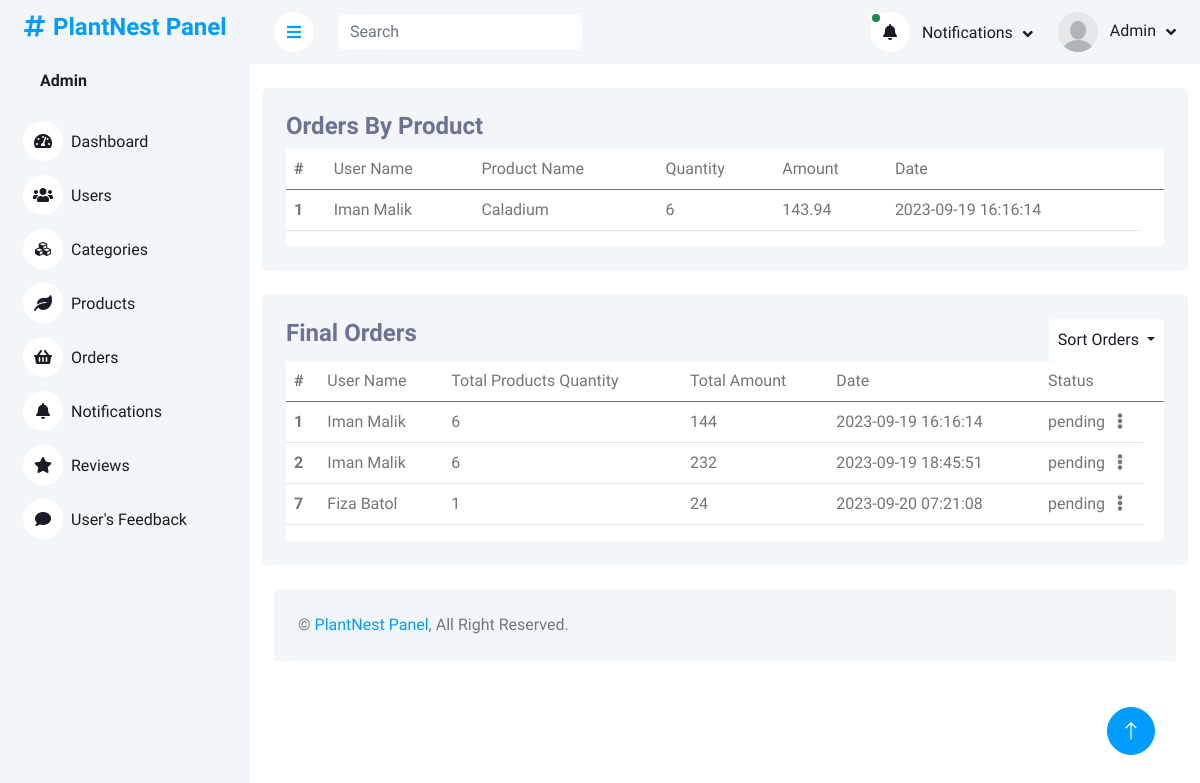
Page /plantnest/adminPanel/orders.php (signed in) on the earlier database version.
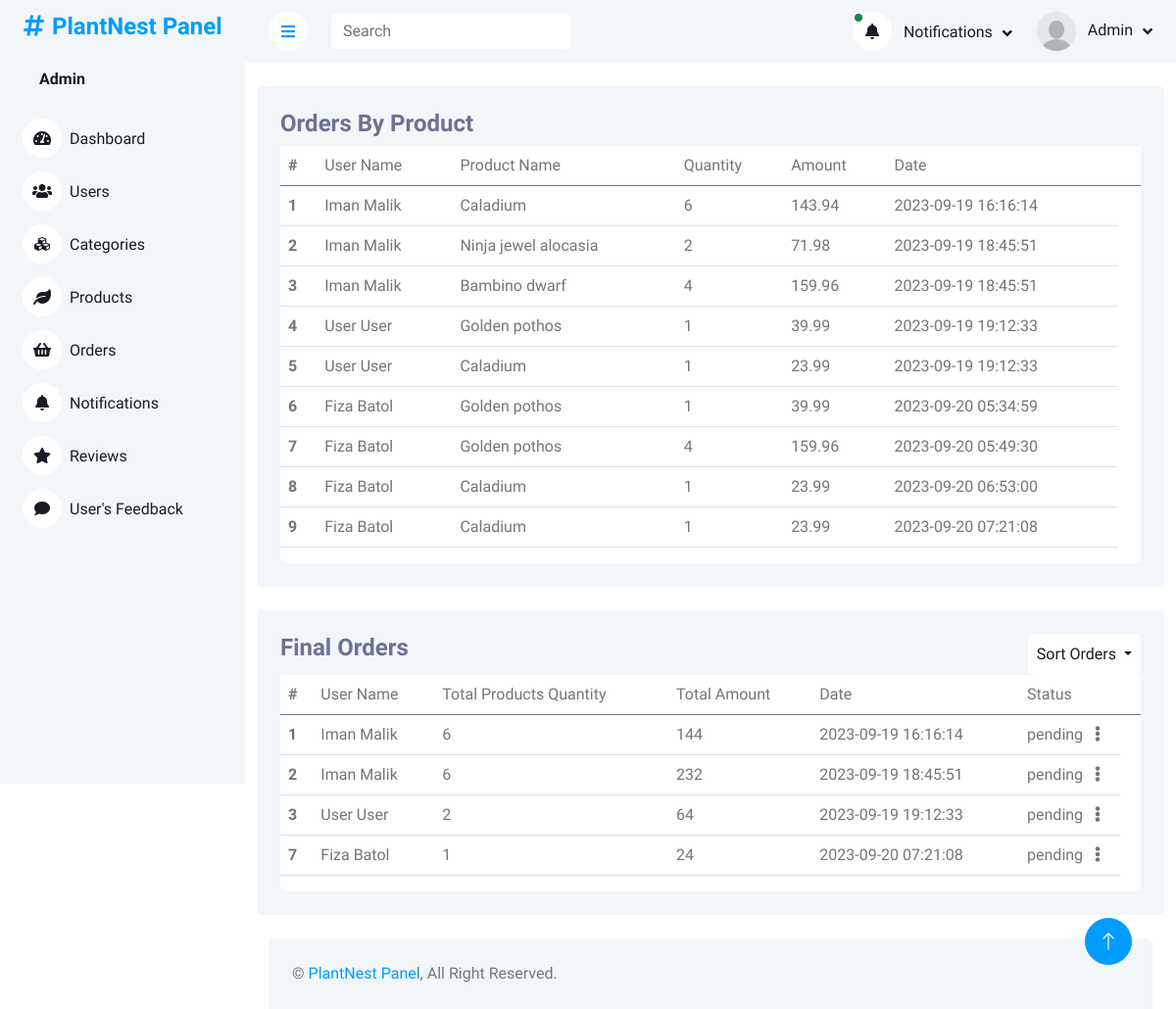
Same page on the later database version.
### tables this page shows
CREATE TABLE `orders` (
  `orderID` int(11) NOT NULL,
  `userID` int(11) DEFAULT NULL,
  `productID` int(11) DEFAULT NULL,
  `productQuantity` varchar(225) DEFAULT NULL,
  `totalAmount` varchar(225) DEFAULT NULL,
  `date` timestamp NOT NULL DEFAULT current_timestamp() ON UPDATE current_timestamp()
);

CREATE TABLE `users` (
  `userID` int(11) NOT NULL,
  `firstName` varchar(225) DEFAULT NULL,
  `lastName` varchar(225) DEFAULT NULL,
  `userEmail` varchar(225) NOT NULL,
  `userPassword` varchar(225) DEFAULT NULL
);

CREATE TABLE `products` (
  `productID` int(11) NOT NULL,
  `productName` varchar(225) DEFAULT NULL,
  `productDescription` varchar(225) DEFAULT NULL,
  `productPrice` varchar(225) DEFAULT NULL,
  `productImage` varchar(225) DEFAULT NULL,
  `productStock` varchar(255) NOT NULL,
  `categoryID` int(11) DEFAULT NULL
);

CREATE TABLE `final_order` (
  `order_id` int(11) NOT NULL,
  `user_id` int(11) NOT NULL,
  `fullName` varchar(225) DEFAULT NULL,
  `phone` int(11) DEFAULT NULL,
  `city` varchar(225) DEFAULT NULL,
  `userState` varchar(225) DEFAULT NULL,
  `zipCode` int(8) DEFAULT NULL,
  `qty` int(11) NOT NULL,
  `total_price` int(11) NOT NULL,
  `date_of_order` timestamp NOT NULL DEFAULT current_timestamp() ON UPDATE current_timestamp(),
  `orderStatus` enum('pending','approved','rejected') NOT NULL DEFAULT 'pending',
  `billing_address` text NOT NULL,
  `shipping_address` text NOT NULL,
  `payment_method` enum('COD','Card') NOT NULL,
  `card_number` varchar(222) NOT NULL,
  `expiry_date` date DEFAULT NULL,
  `cvv` varchar(32) NOT NULL
);

### plantnest/adminPanel/orders.php (the view, shortened to what the rows shown need)
<?php
include_once('header_admin.php');
?>
<div class="container pt-4">
    <div class="bg-light rounded p-4">
        <div class="row">
            <div class="col-12">
                <div class="bg-white rounded h-100 ">
                    <div class="table-responsive bg- ">
                        <table class="table">
                            <thead>
                                <tr>
                                    <th scope="col">#</th>
                                    <td>User Name</td>
                                    <td>Product Name</td>
                                    <td>Quantity</td>
                                    <td>Amount</td>
                                    <td>Date</td>
                                    <td> </td>
                                </tr>
                            </thead>
                            <tbody>
                                <?php
                                $query = $pdo->query("SELECT * FROM orders INNER JOIN users ON orders.userID = users.userID INNER JOIN  products ON orders.productID =products.productID;");
                                $result = $query->fetchAll(PDO::FETCH_ASSOC);
                                foreach ($result as $row) {
                                    ?>
                                    <tr class="tr-row">
                                        <th scope="row">
                                            <?php echo $row['orderID'] ?>
                                        </th>
                                        <td>
                                            <?php echo ucfirst($row['firstName']) ?>
                                            <?php echo ucfirst($row['lastName']) ?>
                                        </td>
                                        <td>
                                            <?php echo $row['productName'] ?>
                                        </td>
                                        <td>
                                            <?php echo $row['productQuantity'] ?>
                                        </td>
                                        <td>
                                            <?php echo $row['totalAmount'] ?>
                                        </td>
                                        <td>
                                            <?php echo $row['date'] ?>
                                        </td>
                                    </tr>
                                    <?php
                                }
                                ?>
                            </tbody>
                        </table>
                    </div>
                </div>
            </div>
        </div>
    </div>
</div>
<div class="container pt-4">
    <div class="bg-light rounded p-4">
        <div class="row">
            <div class="col-12">
                <div class="bg-white rounded h-100 ">
                    <div class="table-responsive bg- ">
                        <table class="table">
                            <thead>
                                <tr>
                                    <th scope="col">#</th>
                                    <td>User Name</td>
                                    <td>Total Products Quantity</td>
                                    <td>Total Amount</td>
                                    <td>Date</td>
                                    <td>Status </td>
                                    <td> </td>
                                </tr>
                            </thead>
                            <tbody>
                                <?php
                                if (isset($_POST['sort-order-by-name'])) {
                                    $query = $pdo->query("SELECT * FROM final_order INNER JOIN users ON final_order.user_id = users.userID  where orderStatus = 'pending' OR orderStatus = 'approved'; ORDER BY users.firstName ;");
                                    $result = $query->fetchAll(PDO::FETCH_ASSOC);
                                } else if (isset($_POST['sort-order-by-date'])) {
                                    $query = $pdo->query("SELECT * FROM final_order INNER JOIN users ON final_order.user_id = users.userID  where orderStatus = 'pending' OR orderStatus = 'approved' ORDER BY final_order.date_of_order;");
                                    $result = $query->fetchAll(PDO::FETCH_ASSOC);
                                } else {
                                    $query = $pdo->query("SELECT users.*,final_order.*
    FROM users
    INNER JOIN final_order ON final_order.user_id = users.userID where orderStatus = 'pending' OR orderStatus = 'approved';");
                                    $result = $query->fetchAll(PDO::FETCH_ASSOC);
                                }
                                foreach ($result as $row) {
                                    ?>
                                    <tr class="tr-row">
                                        <th scope="row">
                                            <?php echo $row['order_id'] ?>
                                        </th>
                                        <td>
                                            <?php echo ucfirst($row['firstName']) ?>
                                            <?php echo ucfirst($row['lastName']) ?>
                                        </td>
                                        <td>
                                            <?php echo $row['qty'] ?>
                                        </td>
                                        <td>
                                            <?php echo $row['total_price'] ?>
                                        </td>
                                        <td>
                                            <?php echo $row['date_of_order'] ?>
                                        </td>
                                        <?php
                                        if ($row['orderStatus'] === "pending") {
                                            ?>
                                            <td class="d-flex">
                                                <?php echo $row['orderStatus'] ?>
                                                <div class="mx-auto">
                                                    <i class="fa fa-ellipsis-v" data-bs-toggle="dropdown" aria-expanded="false"
                                                        id="dropdownMenuButton" aria-haspopup="true" aria-expanded="false"></i>
                                                </div>
                                            </td>
                                            <?php
                                        } else {
                                            ?>
                                            <td class="d-flex">
                                                <?php echo $row['orderStatus'] ?>
                                            </td>
                                            <?php
                                        }
                                        ?>
                                    </tr>
                                    <?php
                                }
                                ?>
                            </tbody>
                        </table>
                    </div>
                </div>
            </div>
        </div>
    </div>
</div>
<?php
include('footer.php');
?>

### plantnest/adminPanel/header_admin.php (shortened to what the rows shown need)
<?php
include("php/query.php");
?>
<!DOCTYPE html>
<html lang="en">
<head>
    <link href="https://cdnjs.cloudflare.com/ajax/libs/font-awesome/5.10.0/css/all.min.css" rel="stylesheet">
    <link href="https://cdn.jsdelivr.net/npm/bootstrap-icons@1.4.1/font/bootstrap-icons.css" rel="stylesheet">
    <link href="lib/owlcarousel/assets/owl.carousel.min.css" rel="stylesheet">
    <link href="lib/tempusdominus/css/tempusdominus-bootstrap-4.min.css" rel="stylesheet" />
    <link href="css/bootstrap.min.css" rel="stylesheet">
    <link href="css/style.css" rel="stylesheet">
</head>
<body>
    <div class="container-xxl position-relative bg-white d-flex p-0">
        <div class="sidebar pe-4 pb-3">
            <nav class="navbar bg-light navbar-light">
                <div class="d-flex align-items-center ms-4 mb-4">
                    <div class="ms-3">
                    <?php
                                 if(isset($_SESSION['Admin'])){
                                    $admin = $_SESSION['Admin'];
                                  $query = $pdo->prepare("SELECT * FROM admins WHERE adminID = :iD ");
                                  $query->bindParam(':iD',  $admin);
                                  $query->execute();
                                  $result = $query->fetch(PDO::FETCH_ASSOC);
                        ?>
                         <h6 class="mb-0">
                             <span><?php echo ucfirst($result['adminName'])?></span>
                            </h6>
</span>    <?php
                    }
                        ?>
                    </div>
                </div>
            </nav>
        </div>
        <div class="content">
            <nav class="navbar navbar-expand bg-light navbar-light sticky-top px-4 py-0">
                <div class="navbar-nav align-items-center ms-auto">
                    <div class="nav-item dropdown">
                        <a href="#" class="nav-link dropdown-toggle" data-bs-toggle="dropdown">
                        <?php
                                 if(isset($_SESSION['Admin'])){
                                    $admin = $_SESSION['Admin'];
                                  $query = $pdo->prepare("SELECT * FROM admins WHERE adminID = :iD ");
                                  $query->bindParam(':iD', $admin);
                                  $query->execute();
                                  $result = $query->fetch(PDO::FETCH_ASSOC);
                              if($result['adminImage']){
                        ?>
                        <img class="rounded-circle me-lg-2" src="img/<?php echo $result['adminImage'] ?>" alt="" style="width: 40px; height: 40px;">
                            <?php
                              }else if(empty($result['adminImage'])){
                                ?>
                        <img class="rounded-circle me-lg-2" src="img/user.jpg" alt="" style="width: 40px; height: 40px;">
                                <?php
                              }
                            ?>
                                <span class="d-none d-lg-inline-flex">
                                    <?php echo ucfirst($result['adminName']) ?>
                                </span>
                                <?php
                        }
                            ?>
                        </a>
                    </div>
                </div>
            </nav>

Differences in the rows shown:
added orders: orderID "2", userID.firstName "Iman", userID.lastName "Malik", productID.productName "Ninja jewel alocasia", productQuantity "2", totalAmount "71.98", date "2023-09-19 18:45:51"
added orders: orderID "3", userID.firstName "Iman", userID.lastName "Malik", productID.productName "Bambino dwarf", productQuantity "4", totalAmount "159.96", date "2023-09-19 18:45:51"
added orders: orderID "4", userID.firstName "User", userID.lastName "User", productID.productName "Golden pothos", productQuantity "1", totalAmount "39.99", date "2023-09-19 19:12:33"
added orders: orderID "5", userID.firstName "User", userID.lastName "User", productID.productName "Caladium", productQuantity "1", totalAmount "23.99", date "2023-09-19 19:12:33"
added orders: orderID "6", userID.firstName "Fiza", userID.lastName "Batol", productID.productName "Golden pothos", productQuantity "1", totalAmount "39.99", date "2023-09-20 05:34:59"
added orders: orderID "7", userID.firstName "Fiza", userID.lastName "Batol", productID.productName "Golden pothos", productQuantity "4", totalAmount "159.96", date "2023-09-20 05:49:30"
added orders: orderID "8", userID.firstName "Fiza", userID.lastName "Batol", productID.productName "Caladium", productQuantity "1", totalAmount "23.99", date "2023-09-20 06:53:00"
added orders: orderID "9", userID.firstName "Fiza", userID.lastName "Batol", productID.productName "Caladium", productQuantity "1", totalAmount "23.99", date "2023-09-20 07:21:08"
added final_order: order_id "3", user.firstName "User", user.lastName "User", qty "2", total_price "64", date_of_order "2023-09-19 19:12:33", orderStatus "pending"
